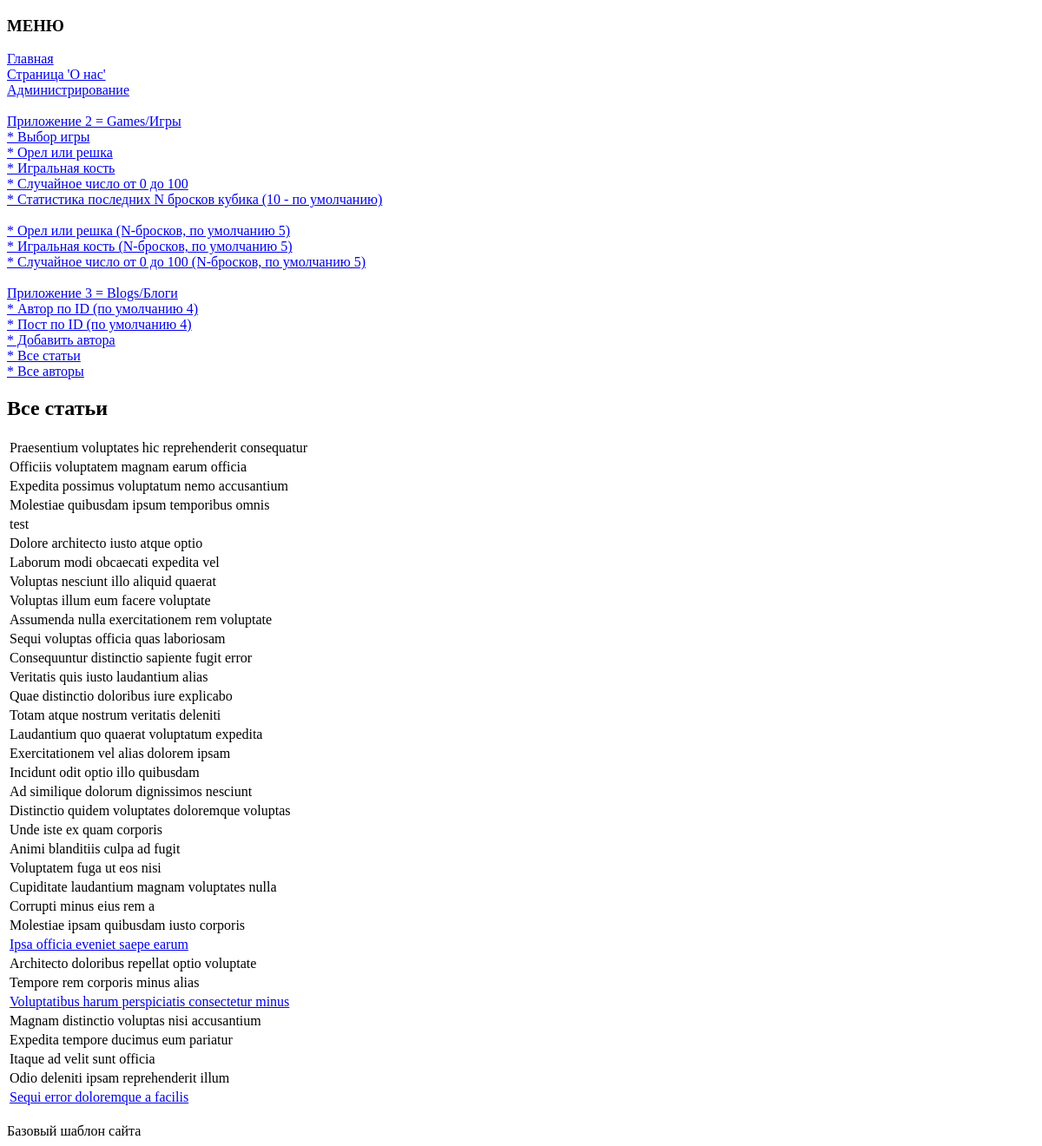
Before: /blogs/posts_all/ with the older database file.
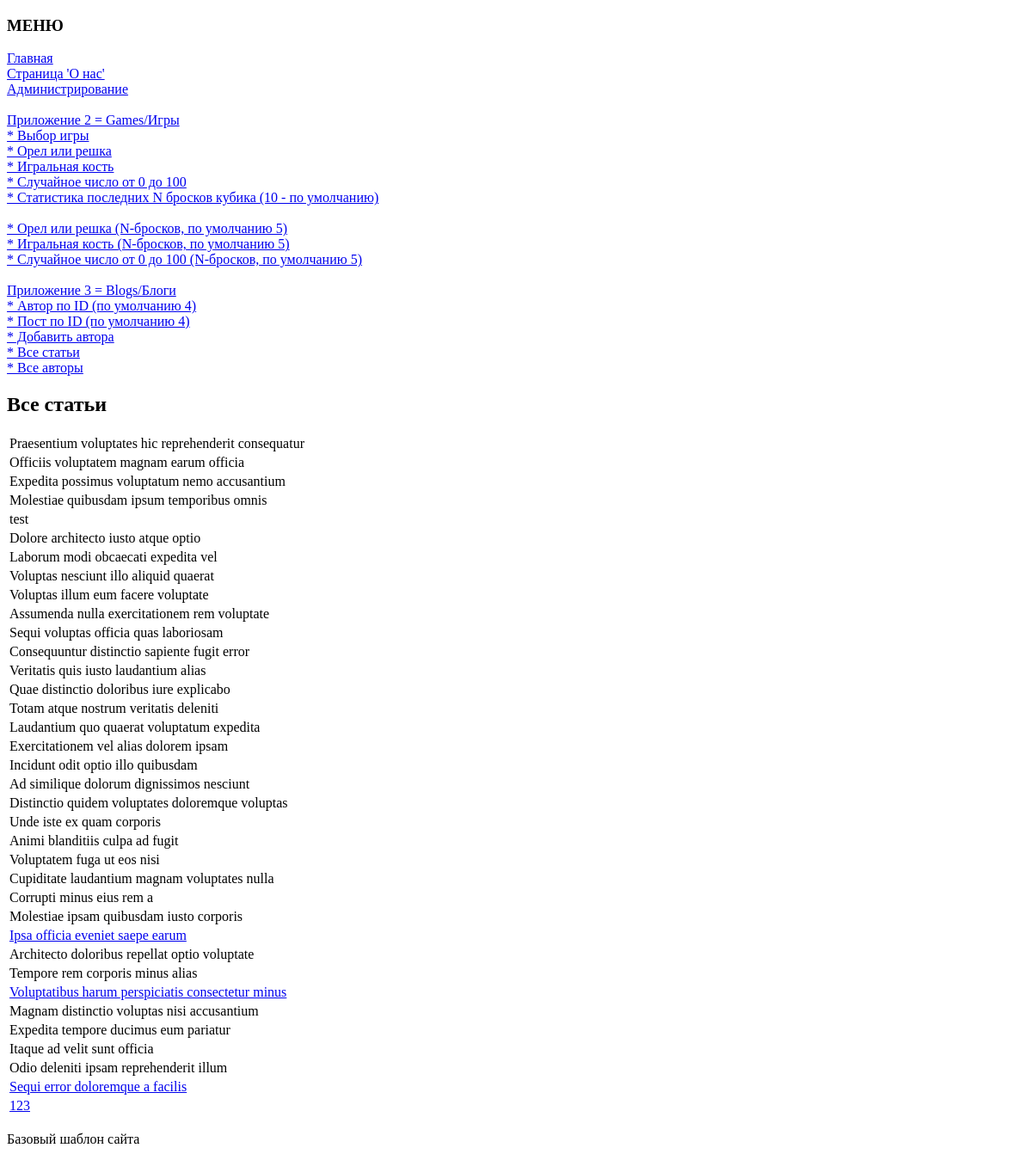
After: the same page with the newer database file.
### blogs/models.py (models this page shows, shortened)
class Post(models.Model):
    title = models.CharField(max_length=200)
    content = models.TextField()
    date_pub = models.DateField()
    author = models.ForeignKey(Author, on_delete=models.CASCADE)
    category = models.CharField(max_length=100)
    views_count = models.IntegerField(default=0)
    ispublic = models.BooleanField(default=False)

### blogs/views.py (the view)
# urls.py: path('posts_all/', views.posts_all, name='posts_all'),
def posts_all(request):
    posts = Post.objects.all()
    return render(request, 'blogs/posts_all.html', {'posts': posts})

### blogs/templates/blogs/posts_all.html (shortened to what this page needs)
{% extends 'base.html' %}
{% block content %}
    <h2>Все статьи</h2>
    <table>
        {% for post in posts %}
            <tr>
                {% if post.ispublic %}
                    <td><a href="{% url 'post_full' post.id %}">{{ post.title }}</a>
                {% else %}
                    <td><a>{{ post.title }}</a>
                {% endif %}
            </tr>
        {% endfor %}
    </table>
{% endblock %}

Changed rows visible on the page:
added Post: title "123"
